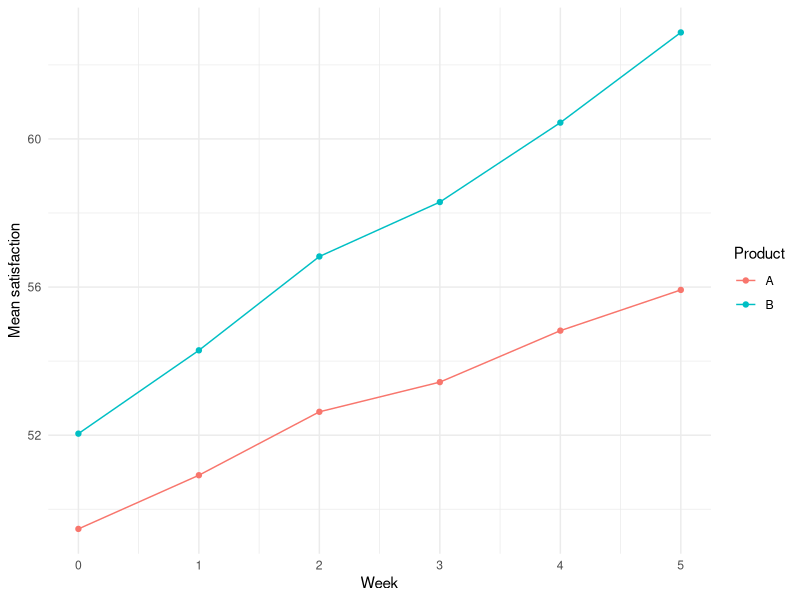
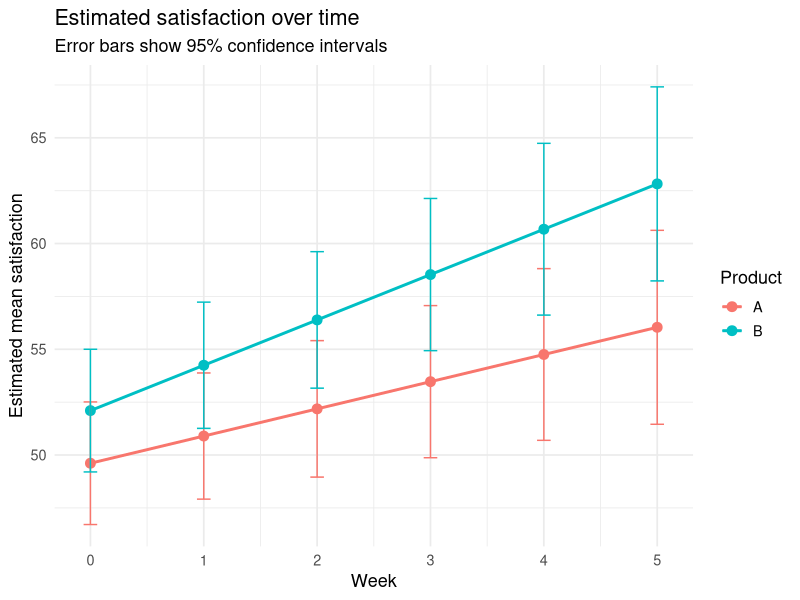
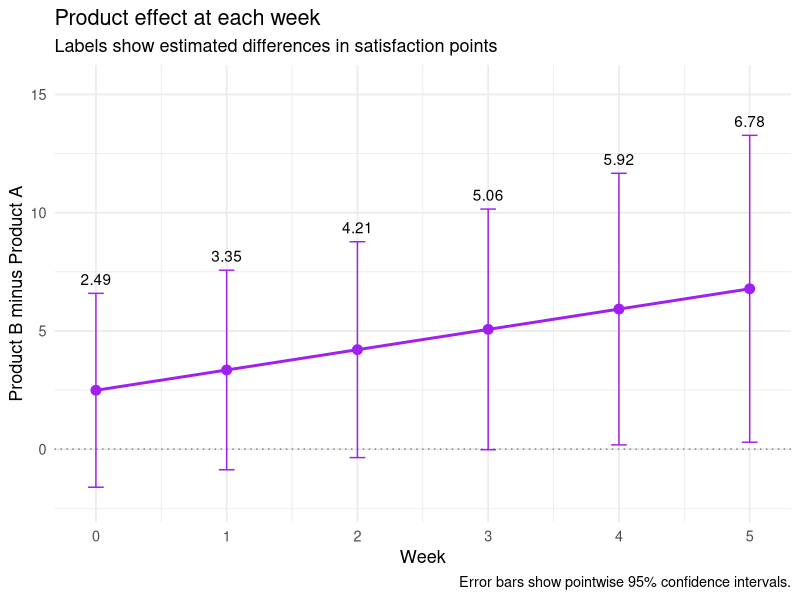
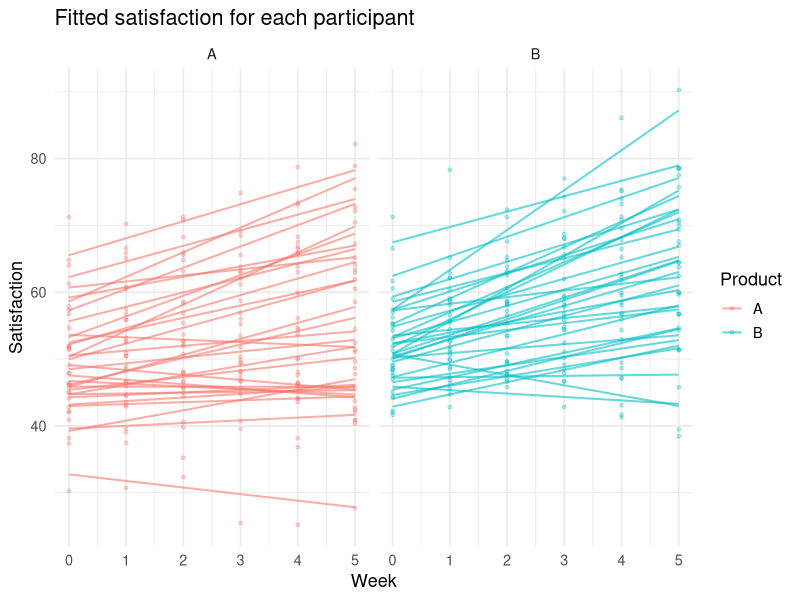
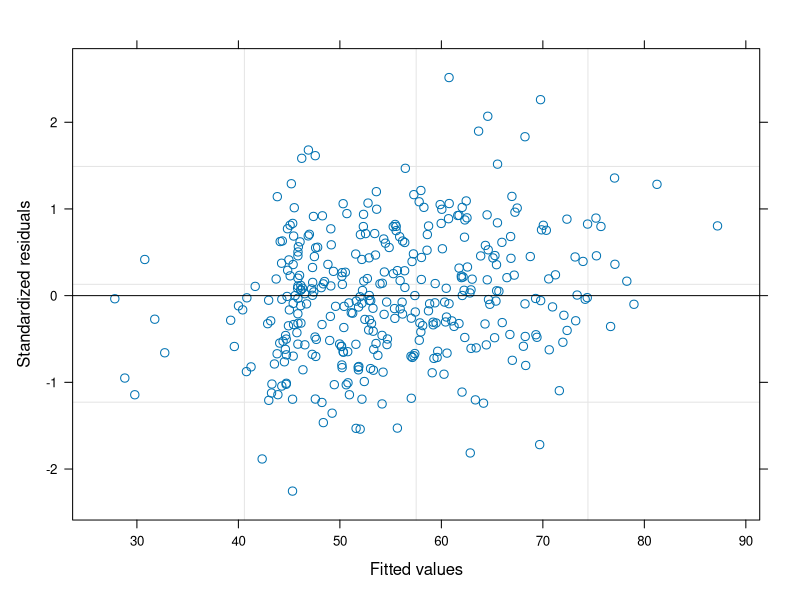
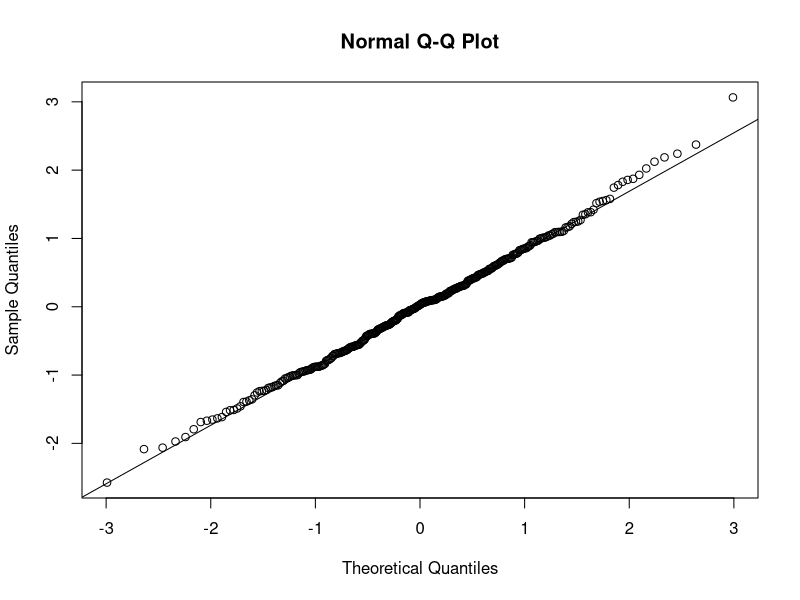
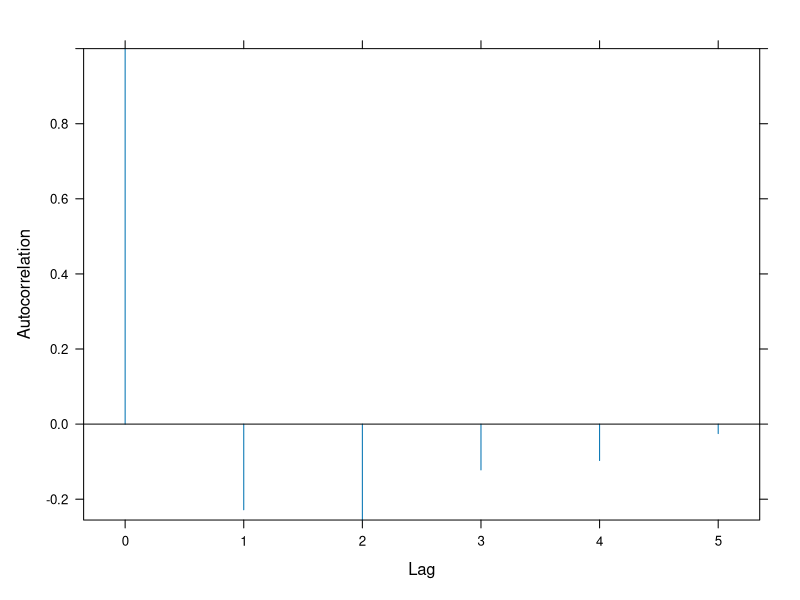
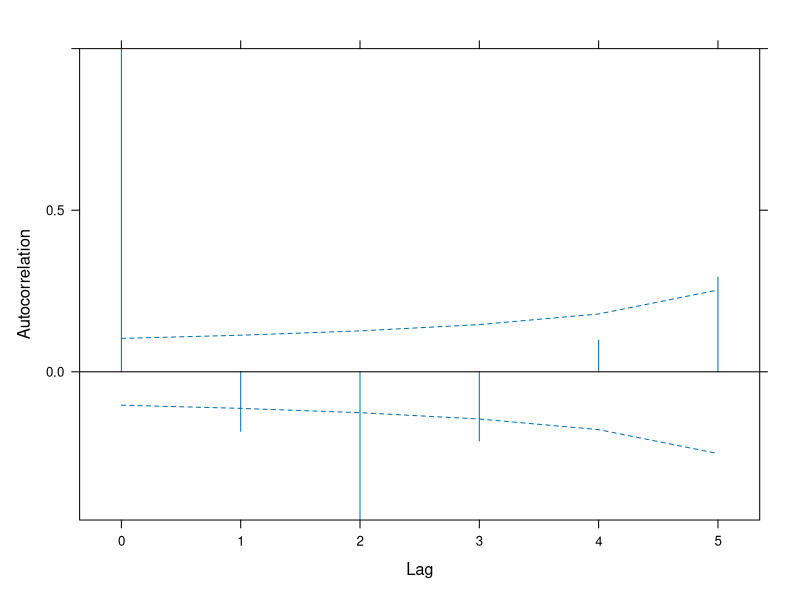

Source code (R) for these figures, in order: (Note: this script raises an error after producing the figures.)
#example using a linear mixed effects model for analyzing 
#repeated measurements from the same participants

#suppose 60 participants are assigned to Product A or Product B
#the satisfaction scores are measured weekly for 6 weeks

#Question: Does satisfaction change differently over time for the two products?

#Step 1: create example data
library(nlme)
library(emmeans)
library(ggplot2)

set.seed(123)

n_people <- 60
n_visits <- 6

dat <- data.frame(
  id = factor(rep(seq_len(n_people), each = n_visits)),
  week = rep(0:5, times = n_people),
  product = factor(
    rep(rep(c("A", "B"), each = 30), each = n_visits)
  )
)

#participant deviations from the average starting level
person_intercept <- rep(
  rnorm(n_people, mean = 0, sd = 8),
  each = n_visits
)

#participant deviations from their product's average slope
person_slope <- rep(
  rnorm(n_people, mean = 0, sd = 2),
  each = n_visits
)

#nearby measurements within a participant are more correlated
#arima.sim generates n_visits correlated errors for one participant
#replicate repeats this for n_people
#e(t) = 0.5*e(t-1) + u(t), where u(t)~N(0,sd=3)
measurement_error <- as.vector(
  replicate(
    n_people,
    arima.sim(
      model = list(ar = 0.5),
      n = n_visits,
      sd = 3
    )
  )
)

#both products improve over time
#with product B improves an additional 1.5 points per week
dat$satisfaction <- with(
  dat,
  50 +
    person_intercept +
    (1 + 1.5 * (product == "B") + person_slope) * week +
    measurement_error
)

head(dat)

#plot average trajectories
average_scores <- aggregate(
  satisfaction ~ week + product,
  data = dat,
  FUN = mean
)
average_scores <- as.data.frame(average_scores)

ggplot(data=average_scores, aes(x = week, y=satisfaction,color=product)) +
  geom_point() +
  geom_line() +
  labs(
    x = "Week",
    y = "Mean satisfaction",
    color = "Product"
  ) +
  theme_minimal()

#fit the longitudinal model
model <- lme(
  fixed = satisfaction ~ product * week,  #to check for changes in scores that differ over time
  random = ~ week| id,  #respondents are random
  correlation = corAR1(form = ~ week | id),  #this accounts for repeated measurements
  data = dat,
  method = "REML"
)

summary(model)

#average effects
fixef(model)

#tests for the fixed effects
anova(model, type = "marginal")

#confidence intervals for the fixed effects
intervals(model, which = "fixed")

#participant deviations from the average intercept and slope
ranef(model)

#estimated variability in participant intercepts and slopes
VarCorr(model)

#estimated residual correlation between adjacent visits
coef(
  model$modelStruct$corStruct,
  unconstrained = FALSE
)

#estimate mean satisfaction for each product at each week
estimated_means <- emmeans(
  model,
  ~ product | week,
  at = list(week = 0:5)
)

means_df <- as.data.frame(confint(estimated_means))
means_df

#estimated trajectories with 95% confidence intervals for mean satisfaction
ggplot(
  means_df,
  aes(
    x = week,
    y = emmean,
    color = product,
    group = product
  )
) +
  geom_line(linewidth = 1) +
  geom_point(size = 3) +
  geom_errorbar(
    aes(ymin = lower.CL, ymax = upper.CL),
    width = 0.12
  ) +
  scale_x_continuous(breaks = 0:5) +
  labs(
    title = "Estimated satisfaction over time",
    subtitle = "Error bars show 95% confidence intervals",
    x = "Week",
    y = "Estimated mean satisfaction",
    color = "Product"
  ) +
  theme_minimal(base_size = 13)

#effect sizes
#with product levels A, B, this calculates B minus A
product_effects <- contrast(
  estimated_means,
  method = "revpairwise",
  adjust = "none"
)

effects_df <- as.data.frame(confint(product_effects))
effects_df

ggplot(effects_df, aes(x = week, y = estimate)) +
  geom_hline(
    yintercept = 0,
    linetype = "dotted",
    color = "gray50"
  ) +
  geom_line(color = "purple", linewidth = 1) +
  geom_errorbar(
    aes(ymin = lower.CL, ymax = upper.CL),
    width = 0.12,
    color = "purple"
  ) +
  geom_point(size = 3, color = "purple") +
  geom_text(
    aes(
      y = upper.CL,
      label = sprintf("%.2f", estimate)
    ),
    vjust = -0.7,
    show.legend = FALSE
  ) +
  scale_x_continuous(breaks = 0:5) +
  scale_y_continuous(
    expand = expansion(mult = c(0.1, 0.2))
  ) +
  labs(
    title = "Product effect at each week",
    subtitle = "Labels show estimated differences in satisfaction points",
    x = "Week",
    y = "Product B minus Product A",
    caption = "Error bars show pointwise 95% confidence intervals."
  ) +
  theme_minimal(base_size = 13)

#plot fitted line for each participant
#use predict(model, level = 1) to obtain fitted values that include each participant’s random intercept
#group = id draws a separate line for each participant

dat$fitted <- predict(model, newdata = dat, level = 1)

ggplot(
  dat,
  aes(x = week, color = product, group = id)
) +
  geom_point(
    aes(y = satisfaction),
    alpha = 0.3,
    size = 1
  ) +
  geom_line(
    aes(y = fitted),
    alpha = 0.6,
    linewidth = 0.7
  ) +
  facet_wrap(~ product) +
  labs(
    title = "Fitted satisfaction for each participant",
    x = "Week",
    y = "Satisfaction",
    color = "Product"
  ) +
  theme_minimal(base_size = 13)

#check model assumptions
#look for changing residual spread or systematic patterns
plot(model)

#check approximate normality of residuals
qqnorm(resid(model, type = "normalized"))
qqline(resid(model, type = "normalized"))

#check remaining correlation within participants (after accounting for the fitted model)
plot(ACF(model, resType = "normalized"))

#now, fit the model without the AR(1) structure
#this helps to check if AR(1) structure is supported
dat <- dat[order(dat$id, dat$week), ]

model_no_ar <- lme(
  fixed = satisfaction ~ product * week,
  random = ~ week | id,
  data = dat,
  method = "REML"
)

acf_before <- ACF(
  model_no_ar,
  resType = "normalized",
  maxLag = 5
)

print(acf_before)
plot(acf_before, alpha = 0.05)

#add AR(1) and compare the models
model_ar <- update(
  model_no_ar,
  correlation = corAR1(form = ~ week | id)
)

anova(model_no_ar, model_ar)

coef(
  model_ar$modelStruct$corStruct,
  unconstrained = FALSE
)
acf_after <- ACF(
  model_ar,
  resType = "normalized",
  maxLag = 5
)

plot(acf_after, alpha = 0.05)

#try a curved trajectory model
#straight line model
model_linear <- lme(
  fixed = satisfaction ~ product * week,
  random = ~ week | id,
  correlation = corAR1(form = ~ week | id),
  data = analysis_dat,
  method = "REML"
)

#curved trajectory model
model_quadratic <- update(
  model_linear,
  fixed = satisfaction ~ product * (week + I(week^2))
)

summary(model_quadratic)

#does adding curvature improve the fit?
anova(model_linear, model_quadratic)

#to save the README.html file in the working directory, run:
# rmarkdown::pandoc_convert(
#   input = "README.md",
#   to = "html",
#   output = file.path(getwd(), "README.html"),
#   options = "--standalone"
# )
